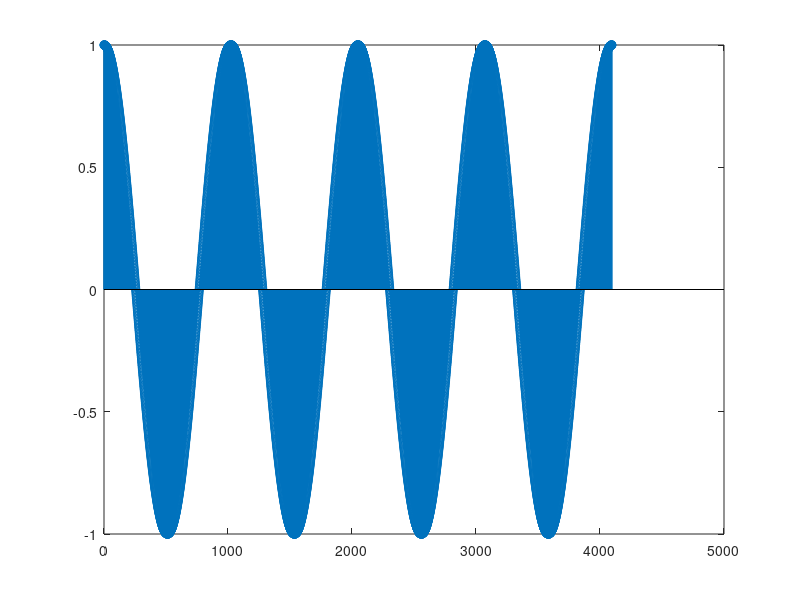

Write the MATLAB code that produced this figure.
clear
clc
close all

format long

n = (0: 4096);
N = 1024;
x = cos( (2 * pi) / N * n );
stem(n, x);

if x(1)-x(1025) == 0.0
    disp('Yes x(1) x(1025) are equal')
else 
    disp(' x(1) x(1025) Not equal')
end

y = cos( (2 * 3.14) / N * n );

if y(1)-y(1025) == 0.0
    disp('Yes y(1), y(1025) are Equal')
else 
    disp('y(1), y(1025) Not equal')
end


z1 = cos((pi / 4) * n + pi/3);
z2 = cos((9 * pi/4) * n + pi/3);

if z1 - z2 <= 0.000000001
    disp('z1 z2 Are equal')
else 
    disp('z1 z2 Not equal')
end

% truncation effect, still have difference (0.000000000...1)
